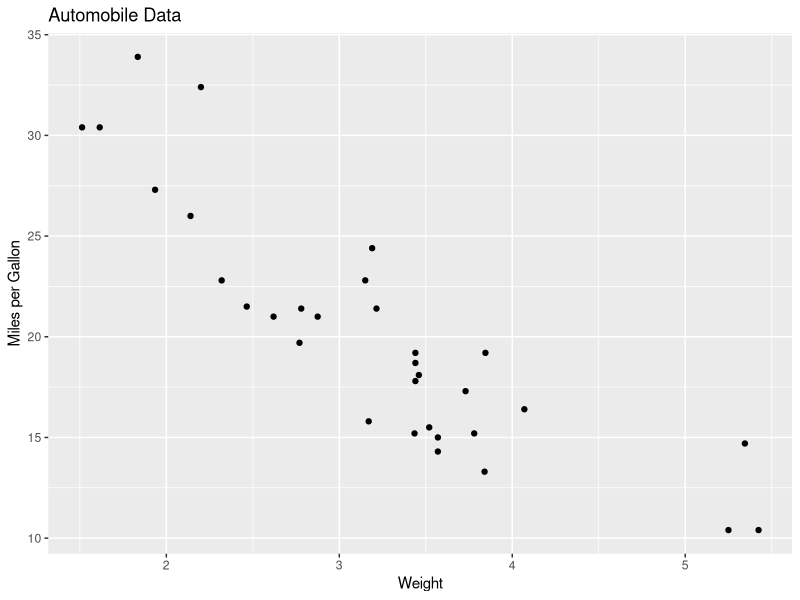
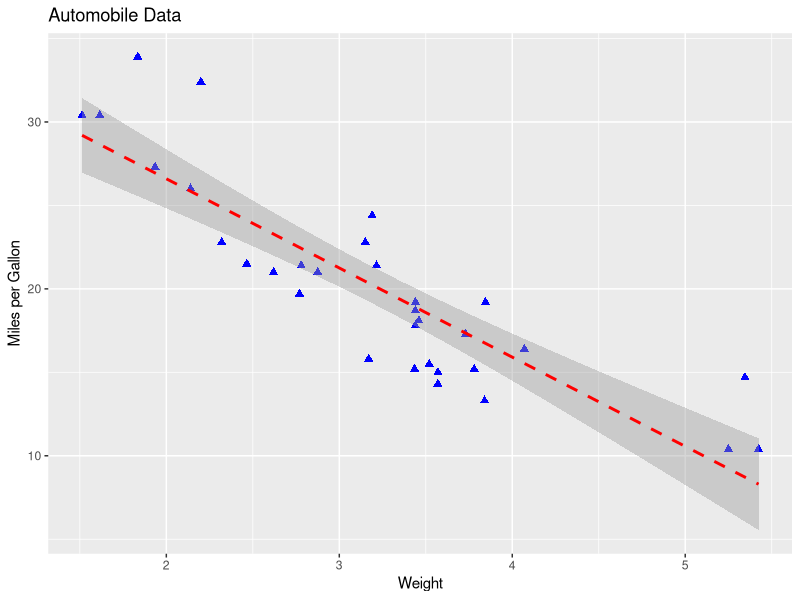
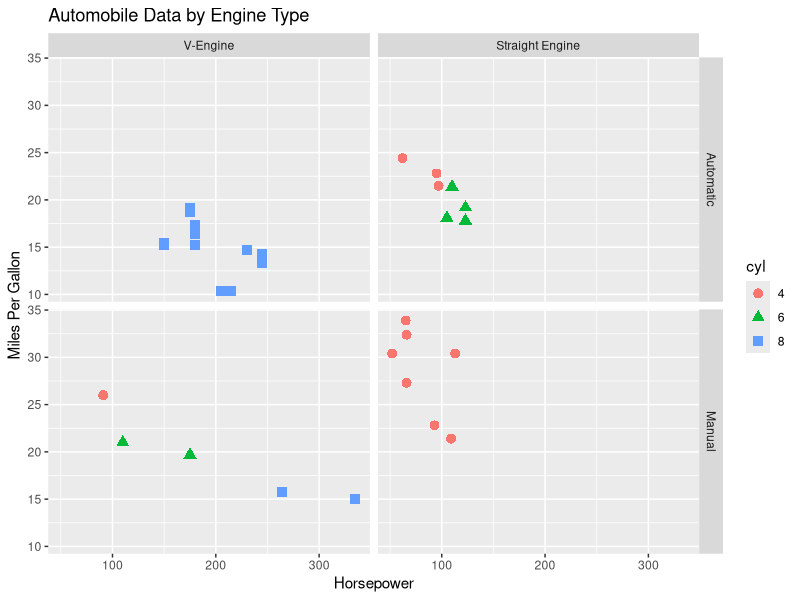

The R script that drew these images, in order: (Note: this script raises an error after producing the figures.)
setwd("D:/R/R实战")
library(ggplot2)
ggplot(data = mtcars,aes(x=wt,y=mpg))+
  geom_point()+
  labs(title="Automobile Data",x="Weight",y="Miles per Gallon")
#win.graph()
ggplot(data = mtcars,aes(x=wt,y=mpg))+
  geom_point(pch=17,color="blue",size=2)+
  geom_smooth(method = "lm",color="red",linetype=2)+
  labs(title="Automobile Data",x="Weight",y="Miles per Gallon")

#分组
mtcars$am<-factor(mtcars$am,levels = c(0,1),
                  labels = c("Automatic","Manual"))
mtcars$vs<-factor(mtcars$vs,levels = c(0,1),
                  labels = c("V-Engine","Straight Engine"))
mtcars$cyl<-factor(mtcars$cyl)
ggplot(data = mtcars,aes(x=hp,y=mpg,shape=cyl,color=cyl))+
  geom_point(size=3)+
  facet_grid(am~vs)+
  labs(title="Automobile Data by Engine Type",
       x="Horsepower",y="Miles Per Gallon")
#分成了四块

#不同学位对应的薪水缺口箱线图。观察值重叠，给予一定透明度，抖动减少
#重叠，左侧地毯图指示薪水的一般扩散
data(Salaries,package = "car")
library(ggplot2)
ggplot(data = Salaries,aes(x=rank,y=salary))+
  geom_boxplot(fill="cornflowerblue",
               color="black",notch = TRUE)+
  geom_point(position = "jitter",color="blue",alpha=0.5)+
  geom_rug(sides = "1",color="black")
#箱线图结合小提琴图
data(singer,package = "lattice")
ggplot(singer,aes(x=voice.part,y=height))+
  geom_violin(fill="lightblue")+
  geom_boxplot(fill="lightgreen",width=0.2)

#用颜色分组 每一组不同颜色
data(Salaries,package = "car")
library(ggplot2)
ggplot(data = Salaries,aes(x=salary,fill=rank))+
  geom_density(alpha=0.3)

#用颜色和形状 分组
ggplot(data=Salaries,aes(x=yrs.since.phd,y=salary,
                         color=rank,shape=sex))+
  geom_point(size=3)
#用学术等级和性别来可视化教授的人数
ggplot(Salaries,aes(x=rank,fill=sex))+
  geom_bar(position = "stack")+labs(title='position = "stack"')

ggplot(Salaries,aes(x=rank,fill=sex))+
  geom_bar(position = "dodge")+labs(title='position = "dodge"')

ggplot(Salaries,aes(x=rank,fill=sex))+
  geom_bar(position = "fill")+labs(title='position = "fill"',
                                   y="proportion")
#刻画 创建网格图形 将一个画面根据设定因子刻画开来,两种方法
#facet_wrap()，
data(singer,package = "lattice")
library(ggplot2)
ggplot(data = singer,aes(x=height))+
  geom_histogram()+
  facet_wrap(~voice.part,nrow = 4)
#两个刻面
ggplot(Salaries,aes(x=yrs.since.phd,y=salary,color=rank,
                    shape=rank))+geom_point()+facet_grid(.~sex)
#纵排列.~sex
#一个刻面
ggplot(Salaries,aes(x=yrs.since.phd,y=salary,color=rank,
                    shape=rank))+geom_point()
#展示Singer数据集中每个声部成员的身高分布，并利用核密度图水平排列。
#给每个声部配置不同的颜色，一个解决方案如下：
data(singer,package = "lattice")
library(ggplot2)
ggplot(data = singer,aes(x=height,fill=voice.part))+
  geom_density()+
  facet_grid(voice.part~.) #横排列voice.part~.
#添加光滑曲线
data(Salaries,package = "car")
library("ggplot2")
ggplot(Salaries,aes(x=yrs.since.phd,y=salary))+
  geom_smooth()+geom_point()

ggplot(Salaries,aes(x=yrs.since.phd,y=salary,linetype=sex,
                    shape=sex,color=sex))+
  geom_smooth(method = "lm",formula = y~poly(x,2),se=F,size=1)+
  geom_point(size=2)
#stat_smooth()
#修改ggplot2图形的外观
#坐标轴可以通过labs()函数，本节我们自定义轴标签
#scale_x_continuous() scale_x_discrete() coord_flip()
data(Salaries,package = "car")
library(ggplot2)
ggplot(Salaries,aes(x=rank,y=salary,fill=sex))+
  geom_boxplot()+
  scale_x_discrete(breaks=c("AsstProf","AssocProf","Prof"),
                   labels=c("Assistant\nProfessor",
                            "Associate\nProfessor",
                            "Full\nProfessor"))+
  scale_y_continuous(breaks = c(50000,100000,150000,200000),
                     labels = c("$50k","$100k","$150k","$200k"))+
  labs(title="Salary by Rank and Sex",x="",y="")
#breaks制定刻度标记，数据集中有的量
#图例 与上一个图对比，改变图例名称个位置
ggplot(Salaries,aes(x=rank,y=salary,fill=sex))+
  geom_boxplot()+
  scale_x_discrete(breaks=c("AsstProf","AssocProf","Prof"),
                   labels=c("Assistant\nProfessor",
                            "Associate\nProfessor",
                            "Full\nProfessor"))+
  scale_y_continuous(breaks = c(50000,100000,150000,200000),
                     labels = c("$50k","$100k","$150k","$200k"))+
  labs(title="Salary by Rank and Sex",x="",y="",fill="Gender")+
  theme(legend.position = c(0.1,0.8)) #0.1表示距左侧边缘10%，0.8
#表示下侧边缘80%
#标尺 使用标尺将数据空间映射到可视化空间 Scale开头的
ggplot(mtcars,aes(x=wt,y=mpg,size=disp))+
  geom_point(shape=21,color="black",fill="cornsilk")+
  labs(x="Weight",y="Miles Per Gallon",
       title="Bubb",size="Engine\nDisplacement")
#disp发动机排量标尺，可以发现汽车的行驶里程随发动机排量和重量
#的增加而降低
data(Salaries,package = "car")
ggplot(data=Salaries,aes(x=yrs.since.phd,y=salary,color=rank))+
  scale_color_manual(values = c("orange","olivedrab","navy"))+
  geom_point(size=2)
#scale_color_manual来人为设定这三个点的颜色，否则执行默认。
#色弱怎么办？使用 scale_color_brewer（）和 scale_fill_brewer()
#来进行人为设定，fill是设定填充颜色
ggplot(data = Salaries,aes(x=yrs.since.phd,y=salary,color=rank))+
  scale_color_brewer(palette = "Set1")+geom_point(size=2)
ggplot(data = Salaries,aes(x=yrs.since.phd,y=salary,color=rank))+
  scale_color_brewer(palette = "Set2")+geom_point(size=2)
#palette选项有Set2,Set3,Pastell等，可以通过如下语句进行显示：
library(RColorBrewer)
display.brewer.all()
#主题theme()调整字体，背景，颜色和网格线
data(Salaries,package = "car")
library(ggplot2)
mytheme<-theme(plot.title = element_text(face = "bold.italic",
                                         size="14",color="brown"),
               axis.title = element_text(face = "bold.italic",
                                         size="10",color="brown"),
               axis.text = element_text(face = "bold",
                                        size="9",color="darkblue"),
               panel.background = element_rect(fill="green",
                                               color = "darkblue"),
               panel.grid.major.y = element_line(color = "grey",
                                                 linetype = 1),
               panel.grid.minor.y = element_line(color = "grey",
                                                 linetype = 2),
               panel.grid.major.x = element_blank(),
               legend.position = "top")
ggplot(Salaries,aes(x=rank,y=salary,fill=sex))+
  geom_boxplot()+
  labs(title="Salary by Rank and Sex",x="Rank",y="Salary")+
  mytheme
#多重图 使用grid.arrange()函数，在gridExtra包中
library(ggplot2)
data(Salaries,package="car")
p1<-ggplot(Salaries,aes(x=rank))+geom_bar()
p2<-ggplot(Salaries,aes(x=sex))+geom_bar()
p3<-ggplot(Salaries,aes(x=yrs.since.phd,y=salary))+geom_point()

library(gridExtra)
grid.arrange(p1,p2,p3,ncol=3)
#和截面图的区别：截面图的数据在一个数据集中，多重图是几个独立的图
#保存图形ggsave()
myplot<-ggplot(mtcars,aes(x=mpg))+geom_histogram()
ggsave(file="mygraph.png",plot = myplot,width = 5,height = 4)
ggsave(file="mygraph.png")
#plot选项不指定就默认前一个图形，扩展名可以为ps tex jpeg pdf tiff
#png bmp svg或wmf来指定不同的保存类型
